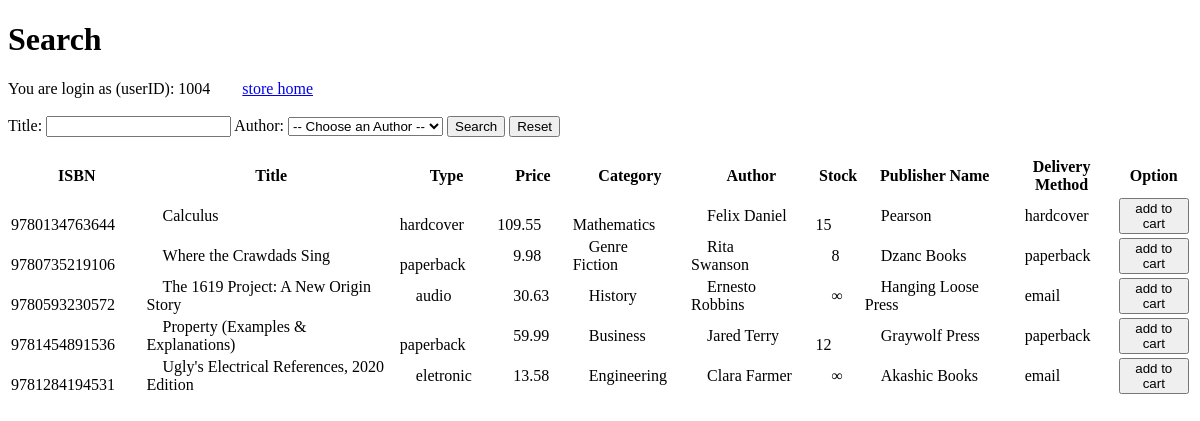
The app's page /search.php (signed in), older data.
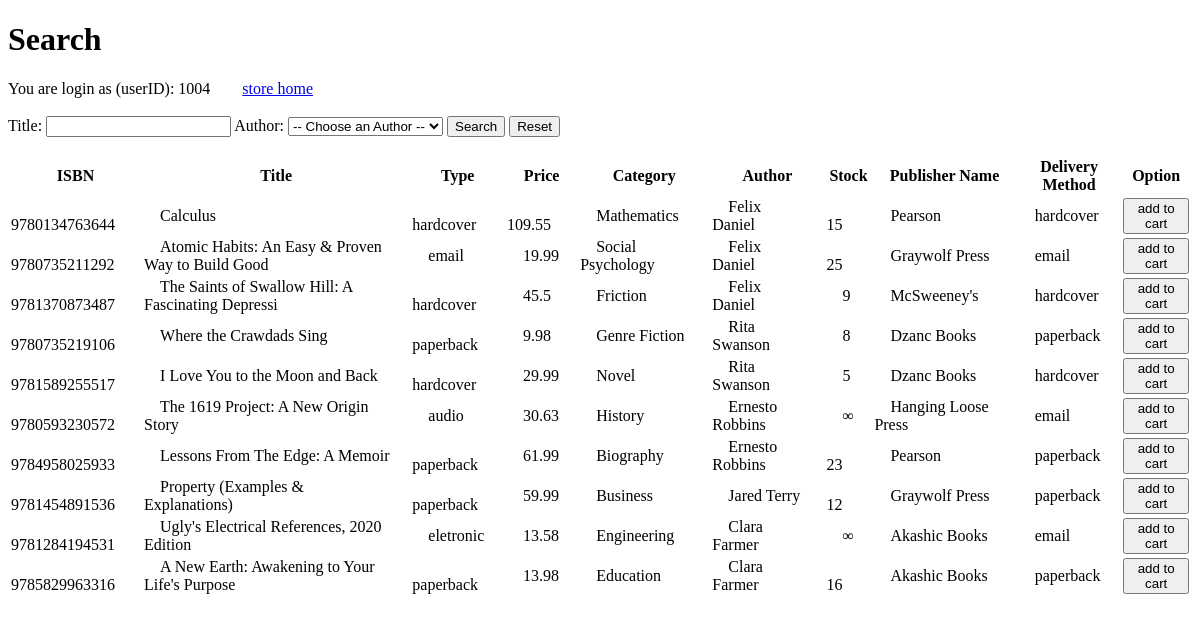
The same page, newer data.
### tables this page shows
create table Books (
  ISBN char(13) primary key,
  title varchar(50),
  type varchar(10),
  price real,
  Category varchar(20),
  in_stock int,
  pName varchar(20),
  method varchar(10),

  constraint foreign key (pName) references Publisher(name),
  constraint foreign key (method) references Delivery(method)
);

create table Customers (
  userID int NOT NULL AUTO_INCREMENT primary key,
  password varchar(20),
  name varchar(30),
  email varchar(40) unique,
  phone char(10),
  address varchar(50)
);

### search.php (the view, shortened to what this page needs)
 <!DOCTYPE html>
 <html lang="en" dir="ltr">
   <head>
   </head>
   <body>
     <h1>Search</h1>
     <?php
     if (!isset($_SESSION['id'])) {
         exit;
     } else {
       echo "You are login as (userID): ".$_SESSION['id'];
       echo '<a href="store.php">store home</a>';
       echo "<br><br>";
     }
    ?>
    <form class="" action="" method="post">
      <label>Title: </label>
      <input type="text" name="title">
      <label>Author: </label>
      <?php
        $mydb = new mysqli('localhost', 'root', '', 'bookstore');
        echo '<select name="author">';
        echo '<option disabled selected> -- Choose an Author -- </option>';
        echo '</select>';
       ?>
       <input type="submit" name="submit" value="Search">
       <input type="reset" value="Reset"><br><br>
    </form>
    <?php
      $title = "%";
      $author = "%";
      $query = "SELECT books.ISBN, title, type, price, Category, in_stock, pName, method, name
                FROM books, `write`, customers
                WHERE books.ISBN = `write`.ISBN AND customers.userID = `write`.userID
                  AND title LIKE ? AND `write`.userID LIKE ?;";
      $stmt = $mydb->prepare($query);
      $stmt->bind_param('ss', $title, $author);
      $stmt->execute();
      $result = $stmt->get_result();
      if(mysqli_num_rows($result) == 0) {
        echo "<h3>No record can be found with search condition</h3>";
      } else {
        echo "<table>
        <thead>
        <tr>
        <th>ISBN</th>
        <th>Title</th>
        <th>Type</th>
        <th>Price</th>
        <th>Category</th>
        <th>Author</th>
        <th>Stock</th>
        <th>Publisher Name</th>
        <th>Delivery Method</th>
        <th>Option</th>
        </tr>
        </thead>";
        echo "<tbody>";
        while ($row = mysqli_fetch_array($result, MYSQLI_ASSOC)) {
          echo '<form action="cart.php" method="post">';
          echo "<tr>";
          echo "<td>&emsp;".$row['ISBN']."&emsp;</td>";
          echo "<td>&emsp;".$row['title']."&emsp;</td>";
          echo "<td>&emsp;".$row['type']."&emsp;</td>";
          echo "<td>&emsp;".$row['price']."&emsp;</td>";
          echo "<td>&emsp;".$row['Category']."&emsp;</td>";
          echo "<td>&emsp;".$row['name']."&emsp;</td>";
          if ($row['in_stock'] >= 0) {
            echo "<td>&emsp;".$row['in_stock']."&emsp;</td>";
          } else {
            echo "<td>&emsp;&infin;&emsp;</td>";
          }
          echo "<td>&emsp;".$row['pName']."&emsp;</td>";
          echo "<td>&emsp;".$row['method']."&emsp;</td>";
          echo "<td>";
          echo '<button type="submit" name="ISBN" value="' .$row['ISBN']. '">add to cart</button>';
          echo '</td>';
          echo "</tr>";
          echo '</form>';
        }
        echo "</tbody></table>";
      }
     ?>
    </body>
</html>

Row changes from the older to the newer data that the page shows:
added books: ISBN "9780735211292", title "Atomic Habits: An Easy & Proven Way to Build Good", type "email", price "19.99", Category "Social Psychology", customers.name "Felix Daniel", in_stock "25", pName "Graywolf Press", method "email"
added books: ISBN "9781370873487", title "The Saints of Swallow Hill: A Fascinating Depressi", type "hardcover", price "45.5", Category "Friction", customers.name "Felix Daniel", in_stock "9", pName "McSweeney's", method "hardcover"
added books: ISBN "9781589255517", title "I Love You to the Moon and Back", type "hardcover", price "29.99", Category "Novel", customers.name "Rita Swanson", in_stock "5", pName "Dzanc Books", method "hardcover"
added books: ISBN "9784958025933", title "Lessons From The Edge: A Memoir", type "paperback", price "61.99", Category "Biography", customers.name "Ernesto Robbins", in_stock "23", pName "Pearson", method "paperback"
added books: ISBN "9785829963316", title "A New Earth: Awakening to Your Life's Purpose", type "paperback", price "13.98", Category "Education", customers.name "Clara Farmer", in_stock "16", pName "Akashic Books", method "paperback"
